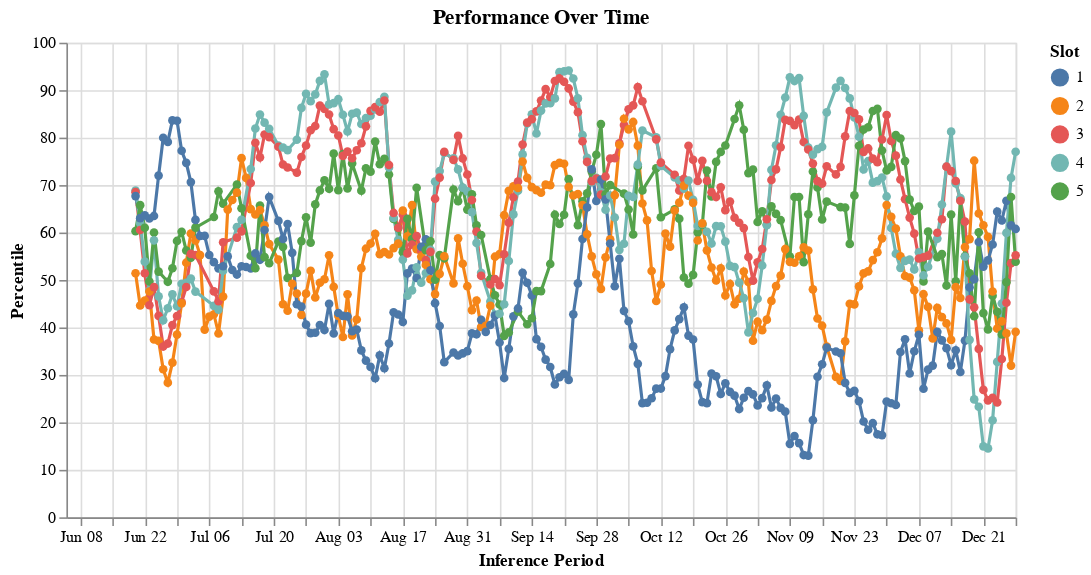

Write notebook code for a chart like this one.
### Code cell
chart = (
    alt.Chart(history_df)
    .mark_line(point=True)
    .encode(
        x=alt.X("release_date:T", title="Inference Period"),
        y=alt.Y("composite_percentile_ma5:Q", title="Percentile"),
        color=alt.Color("slot:N", title="Slot"),
        tooltip=["release_date", "slot", "composite_percentile"],
    )
    .properties(title="Performance Over Time", width=600, height=300)
)
chart

### Figure 1 — Vega-Lite specification as saved in the notebook (floating-point values rounded to 4 significant figures; data arrays with more than 128 entries replaced by an {"elided": "..."} marker saying what was removed)
{"config": {"view": {"continuousWidth": 300, "continuousHeight": 300}}, "data": {"name": "data-1e7f585e52158ffc125d9649699b2866"}, "mark": {"type": "line", "point": true}, "encoding": {"color": {"field": "slot", "title": "Slot", "type": "nominal"}, "tooltip": [{"field": "release_date", "type": "temporal"}, {"field": "slot", "type": "quantitative"}, {"field": "composite_percentile", "type": "quantitative"}], "x": {"field": "release_date", "title": "Inference Period", "type": "temporal"}, "y": {"field": "composite_percentile_ma5", "title": "Percentile", "type": "quantitative"}}, "height": 300, "title": "Performance Over Time", "width": 600, "$schema": "https://vega.github.io/schema/vega-lite/v5.20.1.json", "datasets": {"data-1e7f585e52158ffc125d9649699b2866": {"elided": "949 records"}}}
